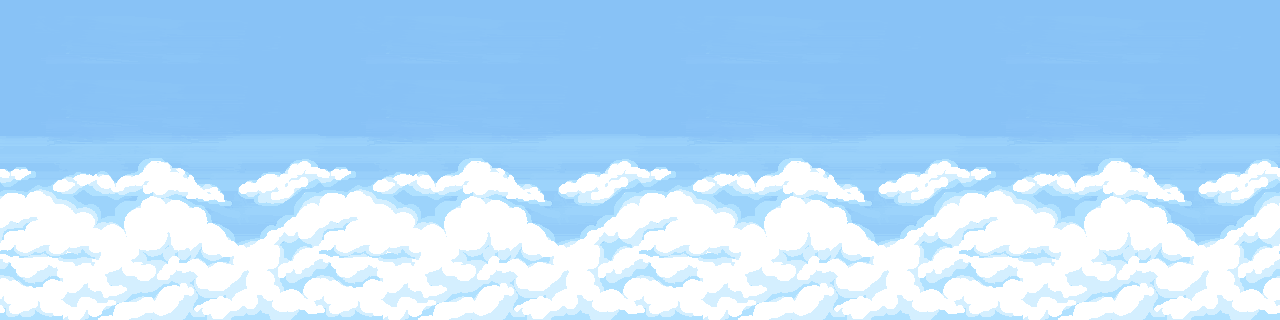

This game map was drawn from its Tiled (.tmx) file and the tilesets committed beside it. A one-line description and the full map source follow:
An orthogonal 40x10 tile map with 32x32 px tiles, 1 tile layer (Sky).

<map version="1.9" tiledversion="1.9.0" orientation="orthogonal" renderorder="right-down" width="40" height="10" tilewidth="32" tileheight="32" infinite="0" nextlayerid="3" nextobjectid="1">
 <tileset firstgid="1" name="background" tilewidth="32" tileheight="32" tilecount="80" columns="10">
  <image source="background.png" width="320" height="256" />
 </tileset>
 <layer id="1" name="Sky" width="40" height="10">
  <data encoding="csv">
1,2,3,4,5,6,7,8,9,10,1,2,3,4,5,6,7,8,9,10,1,2,3,4,5,6,7,8,9,10,1,2,3,4,5,6,7,8,9,10,
11,12,13,14,15,16,17,18,19,20,11,12,13,14,15,16,17,18,19,20,11,12,13,14,15,16,17,18,19,20,11,12,13,14,15,16,17,18,19,20,
1,2,3,4,5,6,7,8,9,10,1,2,3,4,5,6,7,8,9,10,1,2,3,4,5,6,7,8,9,10,1,2,3,4,5,6,7,8,9,10,
11,12,13,14,15,16,17,18,19,20,11,12,13,14,15,16,17,18,19,20,11,12,13,14,15,16,17,18,19,20,11,12,13,14,15,16,17,18,19,20,
21,22,23,24,25,26,27,28,29,30,21,22,23,24,25,26,27,28,29,30,21,22,23,24,25,26,27,28,29,30,21,22,23,24,25,26,27,28,29,30,
31,32,33,34,35,36,37,38,39,40,31,32,33,34,35,36,37,38,39,40,31,32,33,34,35,36,37,38,39,40,31,32,33,34,35,36,37,38,39,40,
41,42,43,44,45,46,47,48,49,50,41,42,43,44,45,46,47,48,49,50,41,42,43,44,45,46,47,48,49,50,41,42,43,44,45,46,47,48,49,50,
51,52,53,54,55,56,57,58,59,60,51,52,53,54,55,56,57,58,59,60,51,52,53,54,55,56,57,58,59,60,51,52,53,54,55,56,57,58,59,60,
61,62,63,64,65,66,67,68,69,70,61,62,63,64,65,66,67,68,69,70,61,62,63,64,65,66,67,68,69,70,61,62,63,64,65,66,67,68,69,70,
71,72,73,74,75,76,77,78,79,80,71,72,73,74,75,76,77,78,79,80,71,72,73,74,75,76,77,78,79,80,71,72,73,74,75,76,77,78,79,80
</data>
 </layer>
</map>
